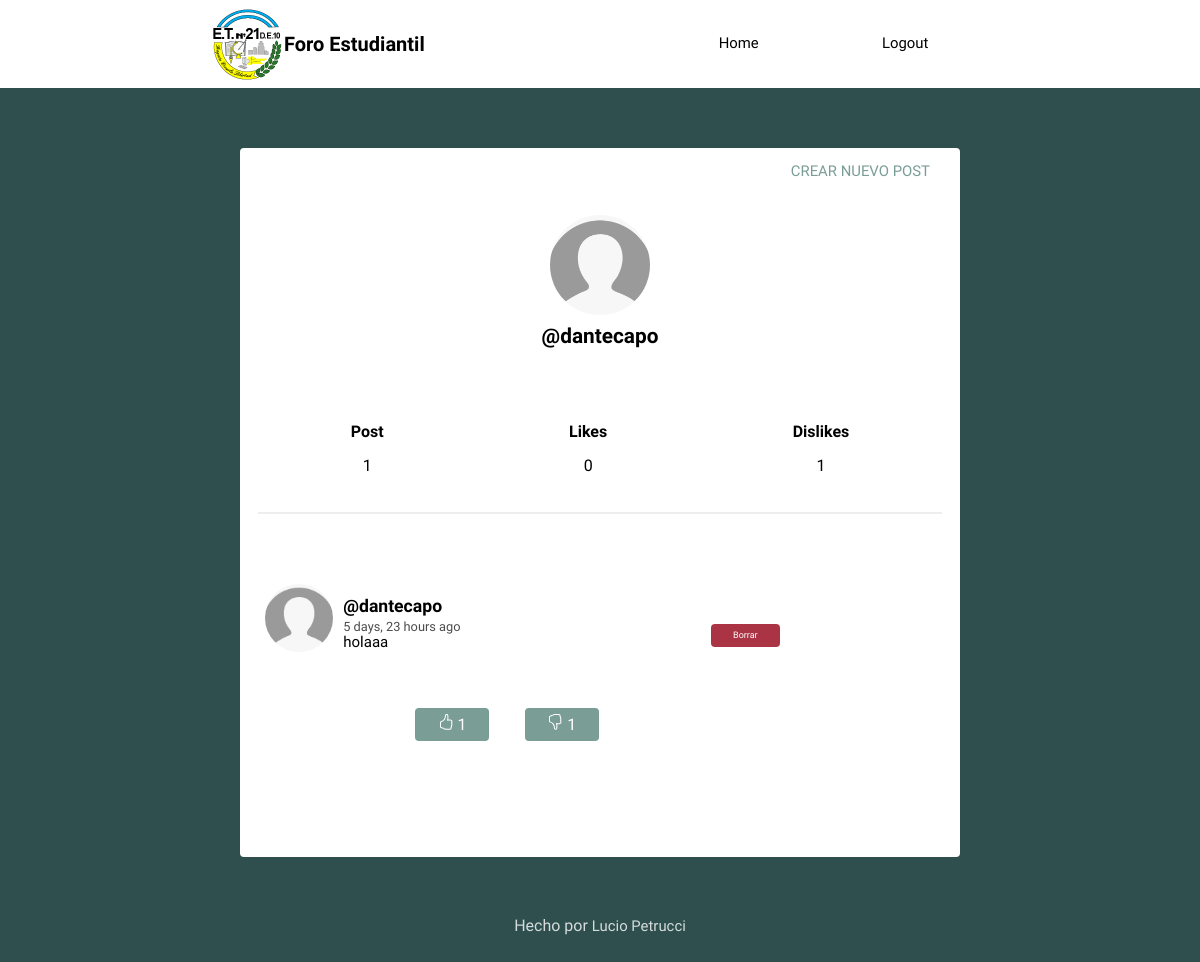
The app's page /profile/ (signed in) with its own data.
### social/models.py (models this page shows, shortened)
class Profile(models.Model):
    user = models.OneToOneField(User,on_delete=CASCADE)
    image = models.ImageField(default='batman.png', upload_to='profile_pics')

class Post(models.Model):
	user = models.ForeignKey(User, on_delete=models.CASCADE, related_name='posts')
	timestamp = models.DateTimeField(default=timezone.now)
	content = models.TextField()
	likes = models.ManyToManyField(User, related_name='post_likes')
	dislikes = models.ManyToManyField(User, related_name='post_dislikes')
	class Meta:
		ordering = ['-timestamp']

### social/views.py (the view)
# urls.py: path("profile/", views.profile, name="profile"),
def profile(request, username=None):
    current_user = request.user
    if username and username != current_user.username:
        user = User.objects.get(username=username)
        posts = user.posts.all()
    else:
        posts = current_user.posts.all()
        user = current_user
    ctx = {'user': user, 'guest': request.user, 'posts':posts}
    return render(request, 'social/profile.html', ctx)

### social/templates/social/profile.html
{% extends 'social/feed.html' %}
{% block content %}
<div class="profile">
	<img src={{ user.profile.image.url }}>
	<h2>@{{ user.username }}</h2>
</div>
<div class="follow">
	<div>
		<h5>Post</h5>
		<p>{{ user.posts.count }}</p>
	</div>
	<div>
		<h5>Likes</h5>
		<p>{{ user.post_likes.count }}</p>
	</div>
	<div>
		<h5>Dislikes</h5>
		<p>{{ user.post_dislikes.count }}</p>
	</div>
</div>
{{block.super}}
{% endblock %}

### social/templates/social/feed.html (shortened to what this page needs)
{% extends 'social/layout.html' %}
{% load humanize %}
{% block content %}
{% for post in posts %}
<article>
    <div class="container-article">
        <img src="{{post.user.profile.image.url}}">
        <div>
            <h2 class="username"><a href="{% url 'profile' post.user.username%}">@{{post.user.username}}</a></h2>
            <time data-time="#">{{post.timestamp|naturaltime}}</time>
            <div class="post">{{post.content}}</div>
            <div class="likes">
                <form method="post">
                    <div class="like">
                        {% if guest.is_authenticated %}
                        <button class="likes-button" type="submit" name="like" value={{post.id}}>
                        {% endif %}
                            <div>
                                <span>{{post.likes.count}}</span>
                            </div>
                            {% if guest.is_authenticated %}
                        </button>
                        {% endif %}
                    </div>
                    <div class="dislike">
                        {% if guest.is_authenticated %}
                        <button class="likes-button" type="submit" name="dislike" value={{post.id}}>
                        {% endif %}
                            <div>
                            <span>{{post.dislikes.count}}</span>
                        </div>
                        {% if guest.is_authenticated %}
                        </button>
                        {% endif %}
                    </div>
                </form>
            </div>
        </div>
        {% if guest == post.user %}
        <div class="delete-post">
            <form action="/." method="POST">
                <button type="submit" class="delete-post-button" name="delete" value={{post.id}}>Borrar</button>
            </form>
        </div>
        {% endif %}
    </div>
</article>
{% endfor %}
{% endblock %}

### media/static/style.css (style rules this page uses)
body { background: #2F4F4F; font-size: 62.5%; font-family: 'Varela Round', Helvetica, Arial, serif; }
h5 { font-size: 1rem; margin-bottom: 0; }
p { font-size: 1rem; }
button { font-size: 1rem; color: white; padding: 0.4rem 1.4rem; border: none; background: #7A9D96; border-radius: 4px; cursor: pointer; }
img { object-fit: cover; }
a { font-size: .93rem; text-decoration: none; color: black; }
article { width: 93%; margin: auto; padding: 40px 0; border-bottom: 2px solid #ECEEEF; }
.username { margin-bottom: .2rem; }
.username a { font-size: 1.1rem; }
.container-article { display: flex; }
.container-article img { height: 68px; width: 68px; margin-right: 10px; border-radius: 50%; }
article:last-child { border-bottom: 0; }
time { font-size: .8rem; opacity: .7; }
.post { font-size: .94rem; }
.profile { display: flex; align-items: center; flex-direction: column; }
.profile img { height: 100px; width: 100px; margin-right: 10px; border-radius: 50%; margin: 20px; }
.profile h2 { margin-top: -10px; font-size: 1.3rem; }
.follow { display: flex; width: 95%; justify-content: space-around; margin: 30px auto; text-align: center; border-bottom: 2px solid #ECEEEF; padding-bottom: 20px; }
form { margin: 0; padding: 40px; font-size: 1rem; }
.likes { margin: 1rem; text-align: center; }
.like { color: green; display: inline-block; vertical-align: middle; margin: 0 1rem; }
.dislike { color: red; display: inline-block; vertical-align: middle; margin: 0 1rem; }
.delete-post-button { background-color: #AB3444; font-size: 0.9rem; cursor: pointer; font-size: xx-small; }

### records on screen
Post: user.profile.image (picture), user.username "dantecapo", timestamp "5 days, 23 hours ago", content "holaaa", likes.count "1", dislikes.count "1"

### other values on screen
{{ user.username }} "dantecapo"
{{ user.posts.count }} "1"
{{ user.post_likes.count }} "0"
{{ user.post_dislikes.count }} "1"
